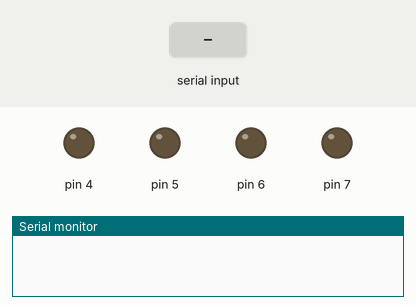
A sketch run on a simulated Arduino Uno, built with avr-gcc and run on an emulated ATmega328P. On the bench: output pins drawn as LEDs (lit = HIGH), the last lines printed to the serial monitor. Inputs (shaded band) come from the test bench.

Above: at 1.2 s.
1.3 s: "85\n" received over Serial
At 2.1 s:
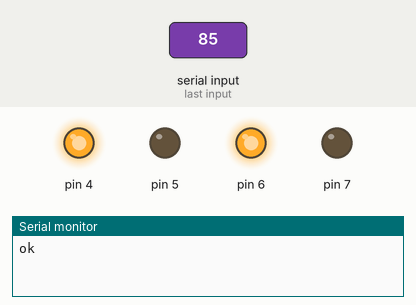
2.8 s: "68\n" received over Serial
At 3.2 s:
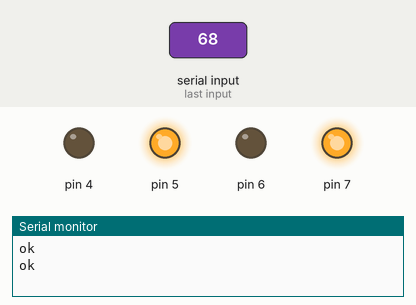
4.3 s: "82\n" received over Serial
At 5.6 s:
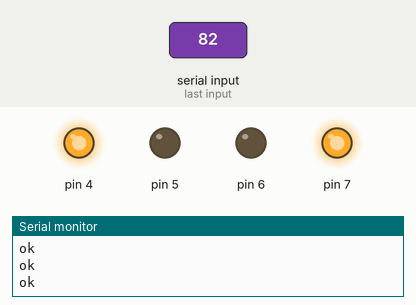
Timing chart, 0 to 7.3 s (numbered marks = the images above; inputs shaded):
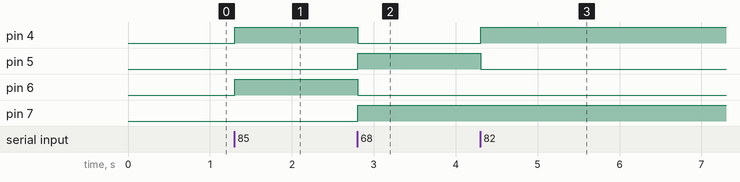

Measured:
- after the input at 1.3 s, pin 4, pin 6: LOW → HIGH at once
- after the input at 2.8 s, pin 4, pin 6: HIGH → LOW at once; pin 5, pin 7: LOW → HIGH at once
- after the input at 4.3 s, pin 4: LOW → HIGH at once; pin 5: HIGH → LOW at once

The sketch:

arduno_car_bloutout_V2.ino
```cpp
int Trig_Pin=9,Echo_Pin=10;
long x_Value;
int Analog_Value;

char Order;

void setup() {
  Serial.begin(9600);

  pinMode(Trig_Pin,OUTPUT);
  pinMode(Echo_Pin,INPUT);

  for (int i=4;i<8;i++){
    pinMode(i,OUTPUT);
  }
  for (int i=4;i<8;i++){
    digitalWrite(i,LOW);
  }
}

void loop() {
  while (Serial.available()==0){}

  Order=Serial.parseInt();

  if (Order==63){
    Serial.println("help:");
    Serial.println("? --> help");
    Serial.println("U --> up");
    Serial.println("D --> don");
    Serial.println("R --> right");
    Serial.println("L --> left");
    Serial.println("S --> stop");
    Serial.println("s --> scan");
  }

  else if (Order==85){
    digitalWrite(4,HIGH);
    digitalWrite(5,LOW);
    digitalWrite(6,HIGH);
    digitalWrite(7,LOW);
    Serial.println("ok");
  }

  else if (Order==68){
    digitalWrite(4,LOW);
    digitalWrite(5,HIGH);
    digitalWrite(6,LOW);
    digitalWrite(7,HIGH);
    Serial.println("ok");
  }

  else if (Order==82){
    digitalWrite(4,HIGH);
    digitalWrite(5,LOW);
    digitalWrite(6,LOW);
    digitalWrite(7,HIGH);
    Serial.println("ok");
  }

  else if (Order==76){
    digitalWrite(4,LOW);
    digitalWrite(5,HIGH);
    digitalWrite(6,HIGH);
    digitalWrite(7,LOW);
    Serial.println("ok");
  }

  else if (Order==83){
    digitalWrite(4,LOW);
    digitalWrite(5,LOW);
    digitalWrite(6,LOW);
    digitalWrite(7,LOW);
    Serial.println("ok");
  }

  else if (Order==115){
    Analog_Value=analogRead(A0);
    digitalWrite(Trig_Pin,LOW);
    delay(2);
    digitalWrite(Trig_Pin,HIGH);
    delayMicroseconds(2);
    digitalWrite(Trig_Pin,LOW);
    x_Value=pulseIn(Echo_Pin,HIGH);
    Serial.println(x_Value);
  }

  else if (Order>7){
    Serial.println("unknown command");
  }
}
```
